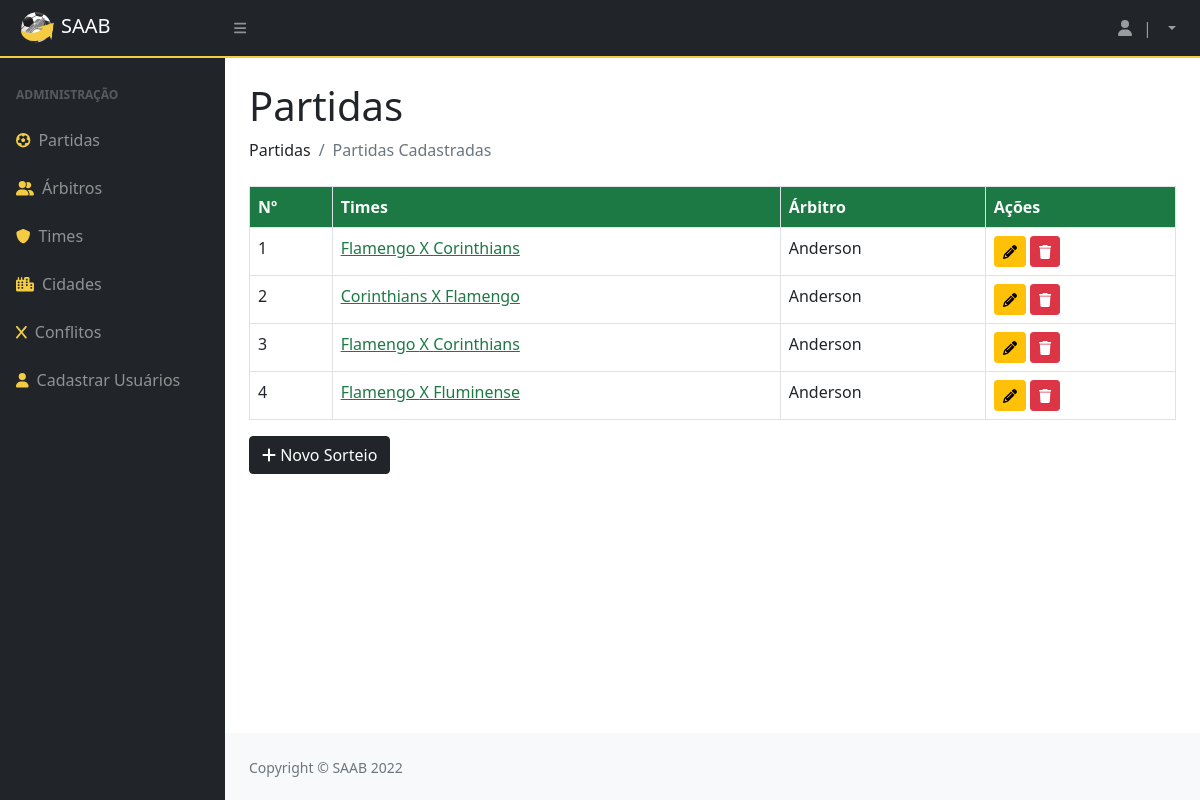
Before: /partidas/ with the older database file.
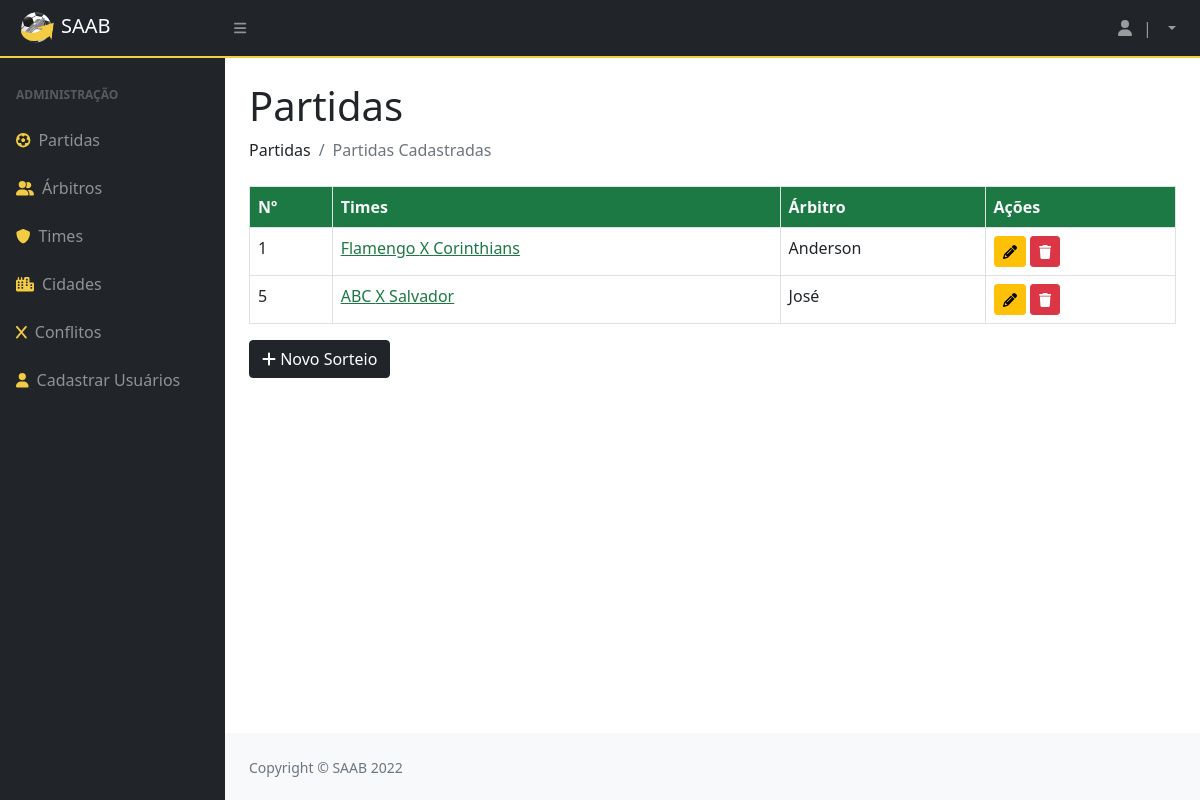
After: the same page with the newer database file.
### privado/models.py (models this page shows, shortened)
class Partida(models.Model):
    codigo = models.AutoField(primary_key=True)
    nome = models.CharField(max_length=100)
    usuario = models.ForeignKey(Usuario, on_delete=models.CASCADE)
    arbitro = models.ForeignKey(Arbitro, on_delete=models.CASCADE)
    visitante  = models.ForeignKey(Time, on_delete=models.CASCADE, related_name='visitante')
    local  = models.ForeignKey(Time, on_delete=models.CASCADE, related_name='local')
    data = models.DateField()

class Time(models.Model):
    codigo = models.AutoField(primary_key=True)
    nome = models.CharField(max_length=100)
    cidade = models.ForeignKey(Cidade, on_delete=models.CASCADE)
    def __str__(self):
        return (self.nome)

class Arbitro(models.Model):
    codigo = models.AutoField(primary_key=True)
    datanasc = models.DateField()
    cidade = models.ForeignKey(Cidade, on_delete=models.CASCADE)
    nome = models.CharField(max_length=100)
    formafisica = models.BooleanField()
    def __str__(self):
        return (self.nome)

### privado/views.py (the view)
# urls.py: path('partidas/', inicioAdmin, name = "url_partida"),
@has_permission_decorator('mexer_no_sistema')
def inicioAdmin(request):
    part = Partida.objects.all()
    parametros = {"partidas": part}
    return render(request, "SAAB/partidas.html", parametros)

### privado/templates/SAAB/partidas.html (shortened to what this page needs)
{% extends 'SAAB/layout.html' %}
{% block conteudo %}
{% load static %}
{% load crispy_forms_tags %}
<!DOCTYPE html>
<html>
<head>
</head>
<body>
<h1 class="mt-4">Partidas</h1>
<ol class="breadcrumb mb-4">
    <li class="breadcrumb-item">Partidas</li>
    <li class="breadcrumb-item active">Partidas Cadastradas</li>
</ol>
<table class="table table-bordered">
  <thead>
    <tr>
      <th>Nº</th>
      <th>Times</th>
      <th>Árbitro</th>
      <th>Ações</th>
    </tr>
  </thead>
{% for i in partidas %}
  <tr>
    <td>{{ i.codigo }}</td>
    <td>
      <a href="{% url 'url_detalhamentoPartida' i.codigo %}" class="text-verde">{{ i.local }} X {{ i.visitante }}</a>
    </td>
    <td>{{ i.arbitro }}</td>
    <td>
      <a href="{% url 'url_updatePartida' i.codigo %}"><button class="btn btn-warning btn-sm"><i class="fas fa-pencil"></i></button></a>
      <a href="{% url 'url_deletePartida' i.codigo %}"><button class="btn btn-danger btn-sm"><i class="fas fa-trash"></i></button></a>
    </td>
  </tr>
  {% endfor %}
</table>
<a href="{% url 'url_sorteio' %}"><button class="btn btn-dark"><i class="fa-solid fa-plus"></i>&nbsp;Novo Sorteio</button></a>
</body>
</html>
{% endblock %}

Changed rows visible on the page:
removed Partida: codigo "2", local "Corinthians", visitante "Flamengo", arbitro "Anderson"
removed Partida: codigo "3", local "Flamengo", visitante "Corinthians", arbitro "Anderson"
removed Partida: codigo "4", local "Flamengo", visitante "Fluminense", arbitro "Anderson"
added Partida: codigo "5", local "ABC", visitante "Salvador", arbitro "José"
